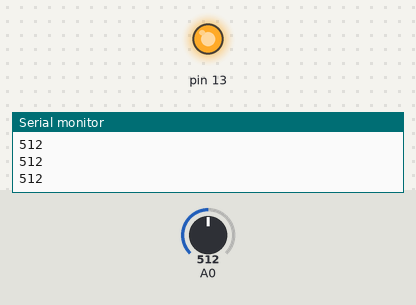
Bench run of a sketch on a simulated Arduino Uno, built with avr-gcc and run on an emulated ATmega328P. Shown: output pins drawn as LEDs (lit = HIGH), the last lines printed to the serial monitor. The test bench sets the inputs (shaded band); at power-on: A0 = 512.

Above: at 1.2 s.
1.3 s: A0 set to 483
At 1.9 s:
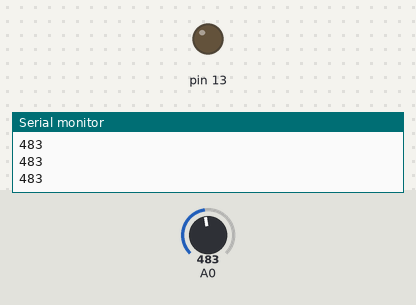
2.8 s: A0 set to 510
At 3.2 s:
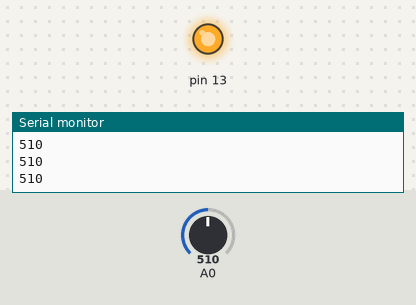
4.3 s: A0 set to 490
At 5.4 s:
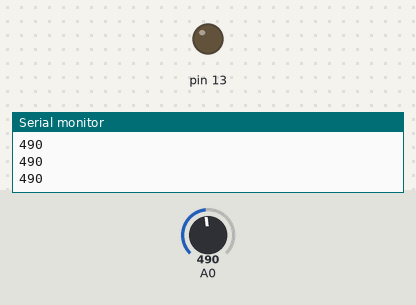
Timing chart, 0 to 7.3 s (numbered marks = the images above; inputs shaded):
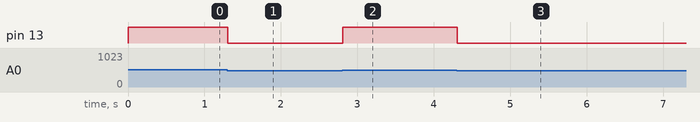

Measured:
- the behaviour switches between 501 and 500 on A0 (found by bisection; images 0 and 1)
- after the input at 1.3 s, pin 13: HIGH → LOW at once
- after the input at 2.8 s, pin 13: LOW → HIGH at once
- after the input at 4.3 s, pin 13: HIGH → LOW at once

The sketch:

Pir_alter.ino
```cpp
void setup(){
Serial.begin(9600);
pinMode(13, OUTPUT);
pinMode(A0, INPUT);
}
void loop(){
int value= analogRead(A0);

if (value >500)
{
//Serial.println("HIGH");
Serial.println(value);
digitalWrite(13, HIGH);
}
else
{
//Serial.println("LOW");
Serial.println(value);
digitalWrite(13, LOW);
}
}
```
